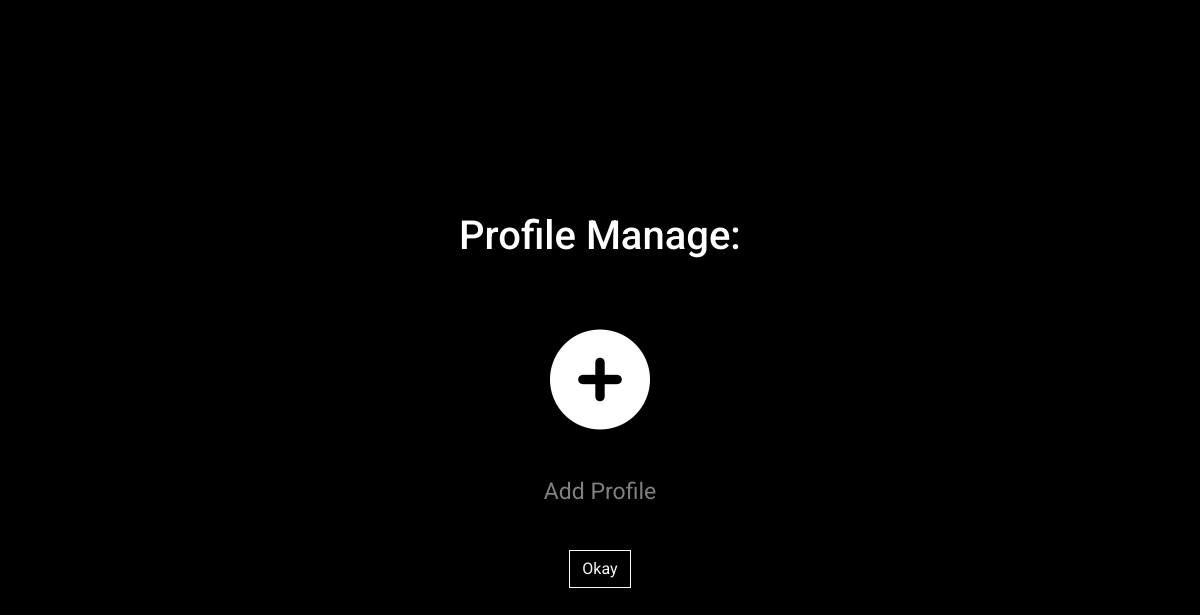
Page /user/browse/manage/ (signed in) on the earlier database version.
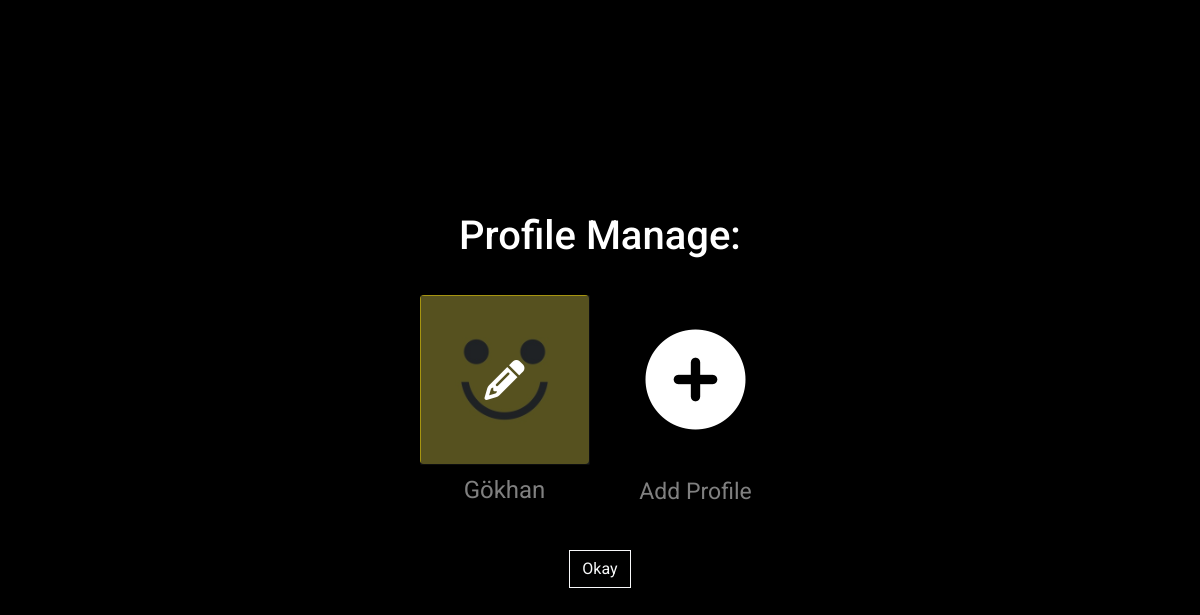
Same page on the later database version.
### user/models.py (models this page shows, shortened)
class Profile(models.Model):
    name = models.CharField(max_length= 30)
    image = models.FileField(upload_to='profile_pic')
    owner = models.ForeignKey(User, on_delete=models.CASCADE)
    slug = AutoSlugField(populate_from = 'name', unique=True, null=True)

### user/views.py (the view)
# urls.py: path('browse/manage/', profile_manage_view, name="profile_manage_page"),
@login_required(login_url="/user/login/")
def profile_manage_view(request):
    profiles = Profile.objects.filter(owner = request.user)
    return render(request, 'user/profile-manage.html', {
        'profiles': profiles
    })

### user/templates/user/profile-manage.html
{% extends "layout.html" %}
{% block content %}
<div style="min-height: 100vh;" class="container-fluid bg-black d-flex flex-column justify-content-center align-items-center text-white" id="profile-manage">
    <div id="manage" class="d-flex flex-column justify-content-center align-items-center">
        {% include "components/_profile-card.html" %}
    </div>
</div>
{% endblock content %}

### templates/components/_profile-card.html
{% if request.path == '/user/browse/' %}
    <h1>Who's watching?</h1>
{% else %}
    <h1>Profile Manage:</h1>
{% endif %}
    <div class="d-flex gap-3 mt-4">
    {% for profile in profiles %}
        {% if request.path == '/user/browse/' %}
            <div class="profiles rounded-3">
                <a href="{% url "movies_page" profile.slug %}" class="text-decoration-none text-center">
                    <img src="{{ profile.image.url }}" class="w-100 rounded-1" alt="">
                    <p class="fs-4 mt-2">{{ profile.name }}</p>
                </a>
            </div>
        {% else %}
            <div class="profiles rounded-3">
                <a href="{% url "profile_edit_page" profile.slug %}" class="text-decoration-none text-center">
                    <img src="{{ profile.image.url }}" class="w-100 rounded-1" alt="">
                    <p class="fs-4 mt-2">{{ profile.name }}</p>
                    <div id="pencil" class="w-100 h-100 bg-dark d-flex justify-content-center align-items-center bg-opacity-75">
                        <i class="fa-solid fa-pencil"></i>
                    </div>
                </a>
            </div>
        {% endif %}
    {% endfor %}
    <div class="add-profile text-center">
        <div class="profiles d-flex flex-column justify-content-center align-items-center rounded-3">
            <a href="{% url "profile_add_page" %}" class="text-decoration-none text-center">
                <i class="fa-solid fa-circle-plus"></i>
            </a>
        </div>
        <p class="fs-4 mt-2">Add Profile</p>
    </div>
</div>
{% if request.path == '/user/browse/' %}
<a class="btn btn-outline-light mt-4 rounded-0" href="{% url "profile_manage_page" %}">Manage Profiles</a>
{% else %}
<a class="btn btn-outline-light mt-4 rounded-0" href="{% url "profiles_page" %}">Okay</a>
{% endif %}

Differences in the rows shown:
added Profile: image (picture), name "Gökhan"
